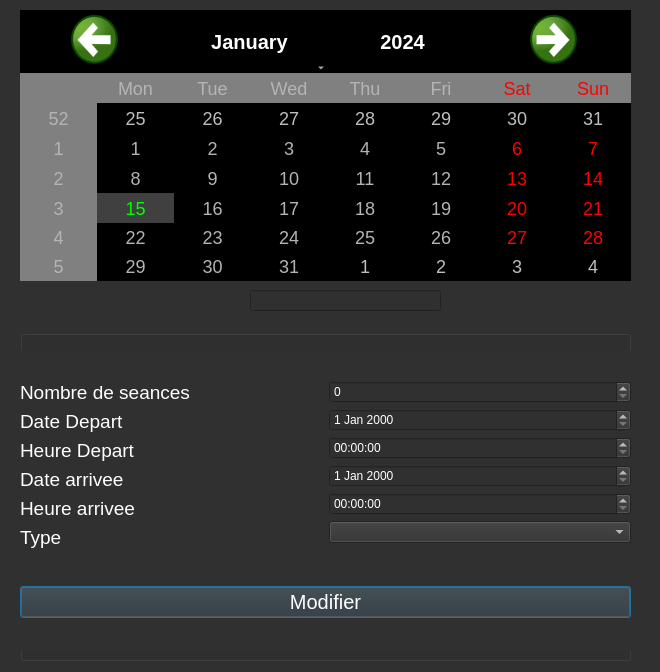
<?xml version="1.0" encoding="UTF-8"?>
<ui version="4.0">
 <class>editSeance</class>
 <widget class="QDialog" name="editSeance">
  <property name="geometry">
   <rect>
    <x>0</x>
    <y>0</y>
    <width>660</width>
    <height>672</height>
   </rect>
  </property>
  <property name="windowTitle">
   <string>Dialog</string>
  </property>
  <property name="styleSheet">
   <string notr="true">background-color: rgb(48, 48, 48);</string>
  </property>
  <widget class="QCalendarWidget" name="calendarWidget">
   <property name="geometry">
    <rect>
     <x>20</x>
     <y>10</y>
     <width>611</width>
     <height>271</height>
    </rect>
   </property>
   <property name="styleSheet">
    <string notr="true">QCalendarWidget QToolButton {
	heigth:40px;
	width:150px;
	color:white;
	font-size:20px;
	icon-size:56px,56px;
	background-color:black;
}


QCalendarWidget QWidget{
	alternate-background-color:rgb(128,128,128)
}

QCalendarWidget QAbstractItemView:enabled{
	font-size:18px;
	color:rgb(180,180,180);
	background-color:black;
	selection-background-color:rgb(64,64,64);
	selection-color:rgb(0,255,0);
}</string>
   </property>
  </widget>
  <widget class="QGroupBox" name="groupBox">
   <property name="geometry">
    <rect>
     <x>20</x>
     <y>330</y>
     <width>611</width>
     <height>331</height>
    </rect>
   </property>
   <property name="title">
    <string/>
   </property>
   <widget class="QWidget" name="verticalLayoutWidget_3">
    <property name="geometry">
     <rect>
      <x>0</x>
      <y>20</y>
      <width>611</width>
      <height>301</height>
     </rect>
    </property>
    <layout class="QVBoxLayout" name="verticalLayout_4">
     <item>
      <layout class="QHBoxLayout" name="horizontalLayout_3">
       <item>
        <layout class="QVBoxLayout" name="verticalLayout">
         <item>
          <widget class="QLabel" name="nombreSeances_2">
           <property name="font">
            <font>
             <pointsize>14</pointsize>
            </font>
           </property>
           <property name="styleSheet">
            <string notr="true">color: rgb(255, 255, 255);</string>
           </property>
           <property name="text">
            <string>Nombre de seances</string>
           </property>
          </widget>
         </item>
         <item>
          <widget class="QLabel" name="dateDep">
           <property name="font">
            <font>
             <pointsize>14</pointsize>
            </font>
           </property>
           <property name="styleSheet">
            <string notr="true">color: rgb(255, 255, 255);</string>
           </property>
           <property name="text">
            <string>Date Depart</string>
           </property>
          </widget>
         </item>
         <item>
          <widget class="QLabel" name="heureDep">
           <property name="font">
            <font>
             <pointsize>14</pointsize>
            </font>
           </property>
           <property name="styleSheet">
            <string notr="true">color: rgb(255, 255, 255);</string>
           </property>
           <property name="text">
            <string>Heure Depart</string>
           </property>
          </widget>
         </item>
         <item>
          <widget class="QLabel" name="dateAr">
           <property name="font">
            <font>
             <pointsize>14</pointsize>
            </font>
           </property>
           <property name="styleSheet">
            <string notr="true">color: rgb(255, 255, 255);</string>
           </property>
           <property name="text">
            <string>Date arrivee</string>
           </property>
          </widget>
         </item>
         <item>
          <widget class="QLabel" name="heureAr">
           <property name="font">
            <font>
             <pointsize>14</pointsize>
            </font>
           </property>
           <property name="styleSheet">
            <string notr="true">color: rgb(255, 255, 255);</string>
           </property>
           <property name="text">
            <string>Heure arrivee</string>
           </property>
          </widget>
         </item>
         <item>
          <widget class="QLabel" name="type_2">
           <property name="font">
            <font>
             <pointsize>14</pointsize>
            </font>
           </property>
           <property name="styleSheet">
            <string notr="true">color: rgb(255, 255, 255);</string>
           </property>
           <property name="text">
            <string>Type</string>
           </property>
          </widget>
         </item>
        </layout>
       </item>
       <item>
        <layout class="QVBoxLayout" name="verticalLayout_2">
         <item>
          <widget class="QSpinBox" name="nombreSeances">
           <property name="styleSheet">
            <string notr="true">color: rgb(255, 255, 255);</string>
           </property>
          </widget>
         </item>
         <item>
          <widget class="QDateEdit" name="dateDepart">
           <property name="styleSheet">
            <string notr="true">color: rgb(255, 255, 255);</string>
           </property>
          </widget>
         </item>
         <item>
          <widget class="QTimeEdit" name="heureDepart">
           <property name="styleSheet">
            <string notr="true">color: rgb(255, 255, 255);</string>
           </property>
          </widget>
         </item>
         <item>
          <widget class="QDateEdit" name="dateArrivee">
           <property name="styleSheet">
            <string notr="true">color: rgb(255, 255, 255);</string>
           </property>
          </widget>
         </item>
         <item>
          <widget class="QTimeEdit" name="heureArrivee">
           <property name="styleSheet">
            <string notr="true">color: rgb(255, 255, 255);</string>
           </property>
          </widget>
         </item>
         <item>
          <widget class="QComboBox" name="type">
           <property name="styleSheet">
            <string notr="true">color: rgb(255, 255, 255);</string>
           </property>
          </widget>
         </item>
        </layout>
       </item>
      </layout>
     </item>
     <item>
      <widget class="QPushButton" name="btnMod">
       <property name="styleSheet">
        <string notr="true">QPushButton {
	heigth:40px;
	width:150px;
	color:black;
	font-size:20px;
	icon-size:56px,56px;
	color: rgb(255, 255, 255);
}</string>
       </property>
       <property name="text">
        <string>Modifier</string>
       </property>
      </widget>
     </item>
    </layout>
   </widget>
  </widget>
  <widget class="QLabel" name="labelimg">
   <property name="geometry">
    <rect>
     <x>0</x>
     <y>0</y>
     <width>671</width>
     <height>681</height>
    </rect>
   </property>
   <property name="text">
    <string/>
   </property>
  </widget>
  <widget class="QLineEdit" name="lineEdit">
   <property name="geometry">
    <rect>
     <x>250</x>
     <y>290</y>
     <width>191</width>
     <height>21</height>
    </rect>
   </property>
   <property name="styleSheet">
    <string notr="true">color: rgb(255, 255, 255);</string>
   </property>
  </widget>
  <zorder>labelimg</zorder>
  <zorder>calendarWidget</zorder>
  <zorder>groupBox</zorder>
  <zorder>lineEdit</zorder>
 </widget>
 <resources/>
 <connections/>
</ui>
